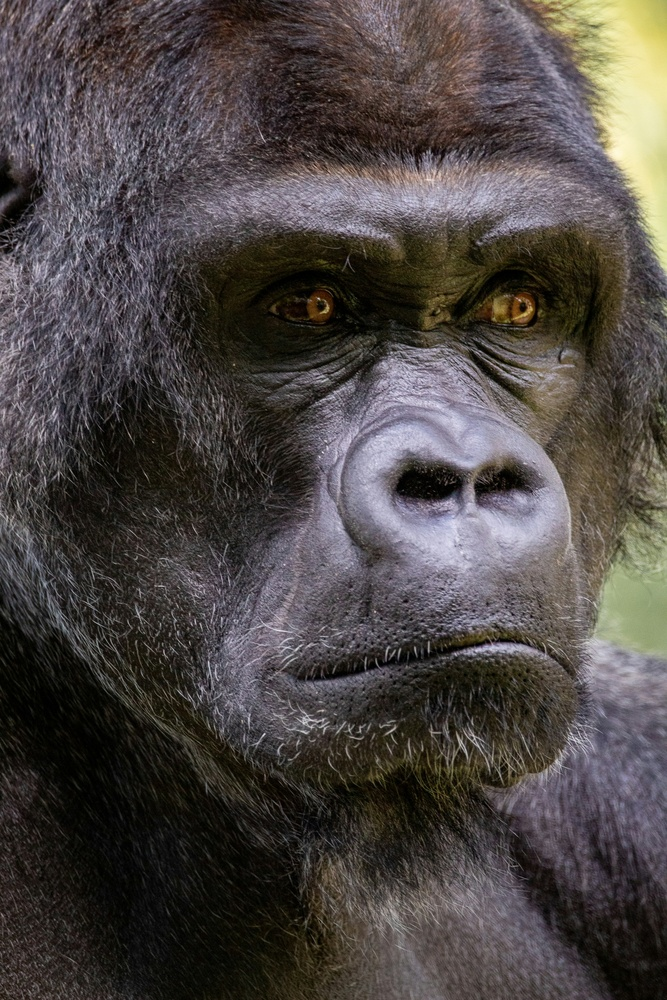
#> input picture joshua-j-cotten-8kXdIXob78U-unsplash.jpg, 667 x 1000 px, shrunk from 2333 x 3500 before the run, found by its file name
$ python WaveletsCompression.py
#> lines starting #> are read from the running program, lines starting #| are printed output that depends on the picture
import numpy as np
import pywt
import matplotlib.pyplot as plt
from PIL import Image

def compress_image(image, level):
    # Perform wavelet transform
    coeffs = pywt.wavedec2(image, 'db4', level=level)

    # Set coefficients below a certain threshold to zero
    threshold = 0.1 * max([np.max(np.abs(c)) if isinstance(c, np.ndarray) else np.max(np.abs(c[0])) for c in coeffs])
    coeffs[0] = (np.abs(coeffs[0]) > threshold) * coeffs[0]
    for i in range(1, len(coeffs)):
        coeffs[i] = tuple((np.abs(c) > threshold) * c for c in coeffs[i])

    # Reconstruct compressed image
    compressed_image = pywt.waverec2(coeffs, 'db4')

    return compressed_image, coeffs

def decompress_image(coeffs):
    # Perform inverse wavelet transform
    original_image = pywt.waverec2(coeffs, 'db4')

    return original_image

# Load the image
image_path = "C:/Users/soham/Pictures/Math 590 Project/joshua-j-cotten-8kXdIXob78U-unsplash.jpg"  # Replace with your image path
image = Image.open(image_path).convert('L')  # Convert the image to grayscale
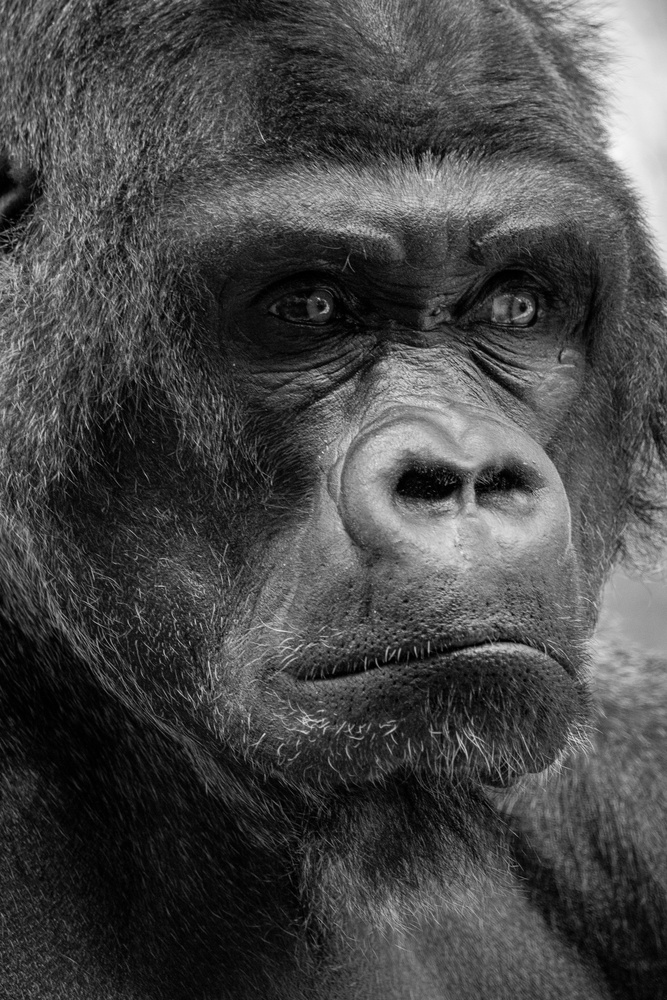
#> image: PIL image 667x1000 L; min 0, max 248, mean 72.4
image = np.array(image, dtype=np.float64)
#> image: shape (1000, 667) float64

# Set the desired compression level
level = 3

# Compress the image
compressed_image, coeffs = compress_image(image, level)
#> in compress_image, `coeffs = pywt.wavedec2(image, 'db4', level=level)`: coeffs = 4 items
#> in compress_image, `threshold = 0.1 * max([np.max(np.abs(c)) if isinstance(c, np.ndarray) ..`: threshold = 194.2
#> the loop in compress_image, `for i in range(1, len(coeffs)):` made 3 passes
#> in compress_image, `compressed_image = pywt.waverec2(coeffs, 'db4')`:
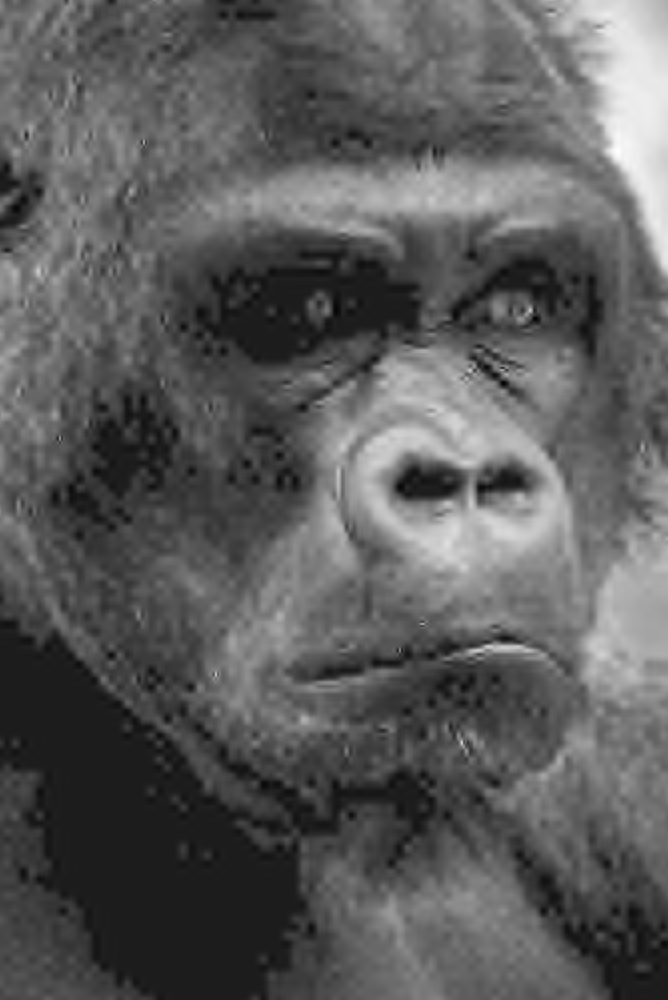
#> compressed_image: shape (1000, 668) float64; min -32.3, max 252.3, mean 70.2; drawn with min black and max white
#> coeffs = 4 items

# Decompress the image
reconstructed_image = decompress_image(coeffs)

# Display the original, compressed, and reconstructed images
plt.figure(figsize=(15, 5))
plt.subplot(131)
plt.imshow(image, cmap='gray')
plt.title('Original Image')
plt.subplot(132)
plt.imshow(compressed_image, cmap='gray')
plt.title('Compressed Image')
plt.subplot(133)
plt.imshow(reconstructed_image, cmap='gray')
plt.title('Reconstructed Image')
plt.show()
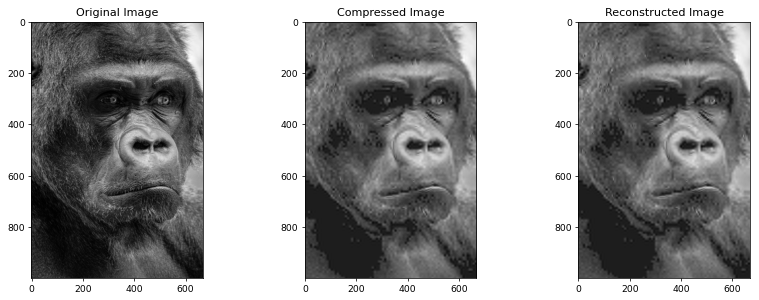
#> figure drawn by matplotlib, 3 panels

$ run again, with board.tif saved as joshua-j-cotten-8kXdIXob78U-unsplash.jpg
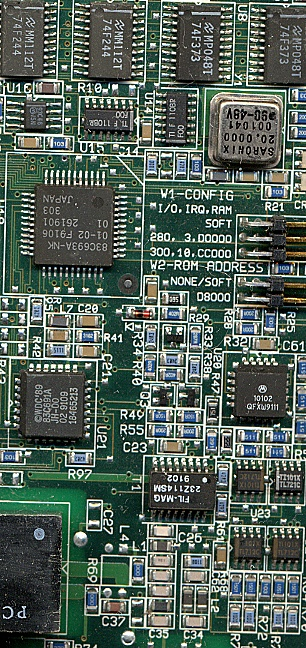
#> input picture board.tif, 306 x 648 px, found by its file name
#> in compress_image, `coeffs = pywt.wavedec2(image, 'db4', level=level)`: coeffs = 4 items
#> threshold = 178.3
#> the loop in compress_image, `for i in range(1, len(coeffs)):` made 3 passes
#> in compress_image, `compressed_image = pywt.waverec2(coeffs, 'db4')`:
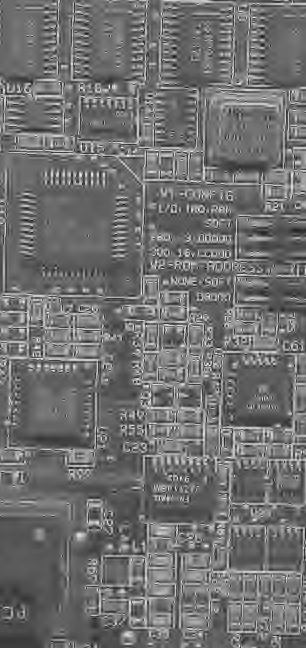
#> compressed_image: shape (648, 306) float64; min -110.7, max 351.8, mean 93.2; drawn with min black and max white
#> `compressed_image, coeffs = compress_image(image, level)`: coeffs = 4 items
#> `plt.show()`:
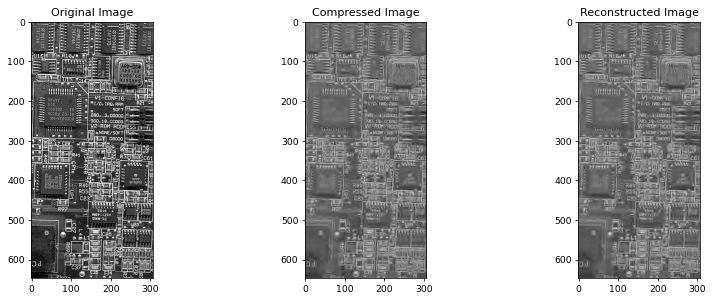
#> figure drawn by matplotlib, 3 panels
